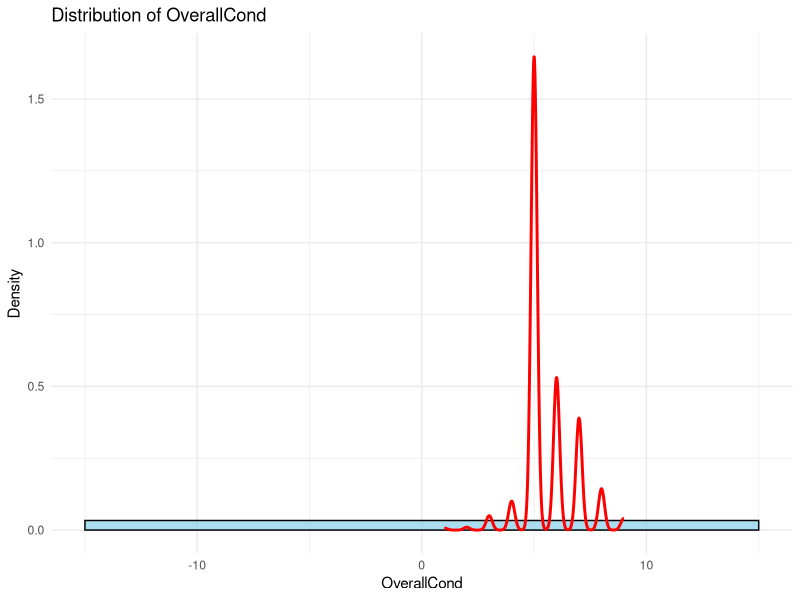
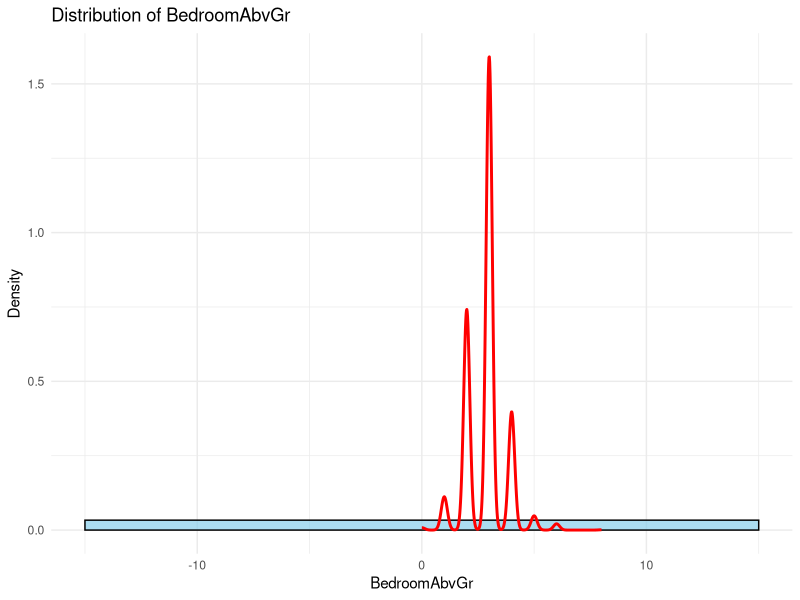
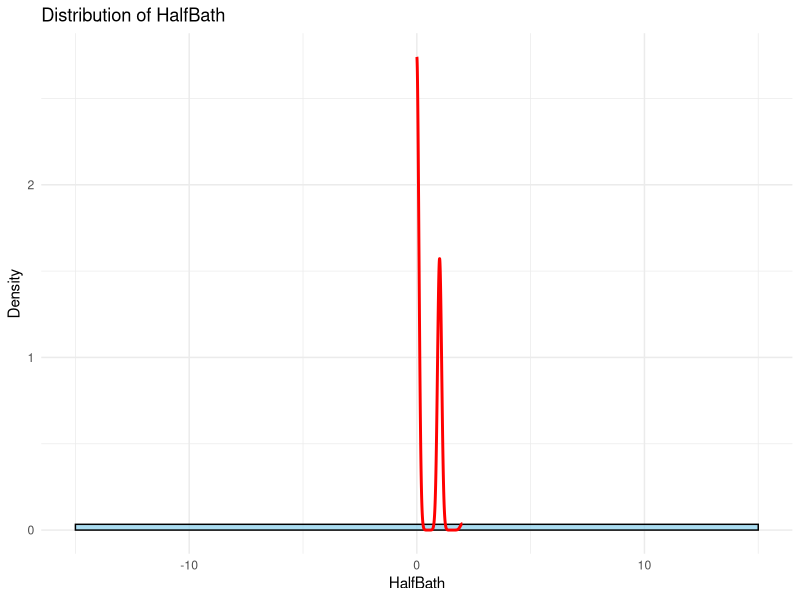
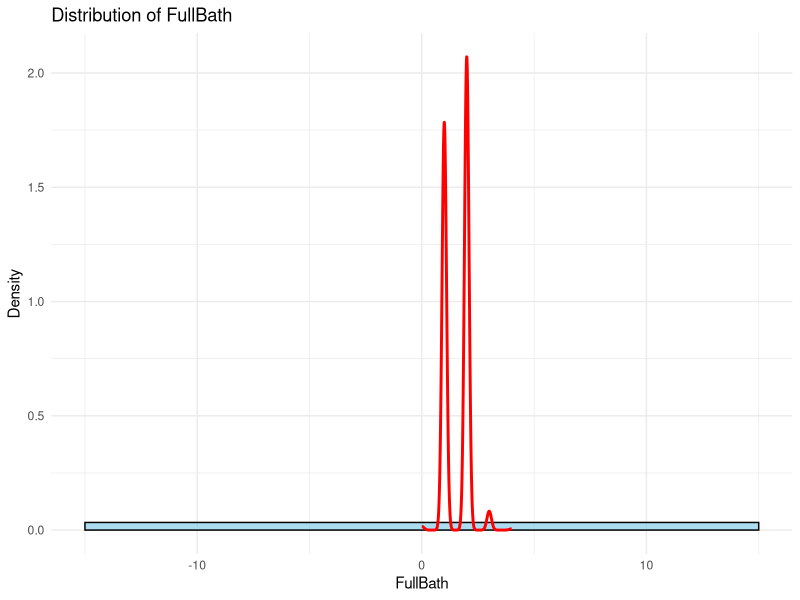
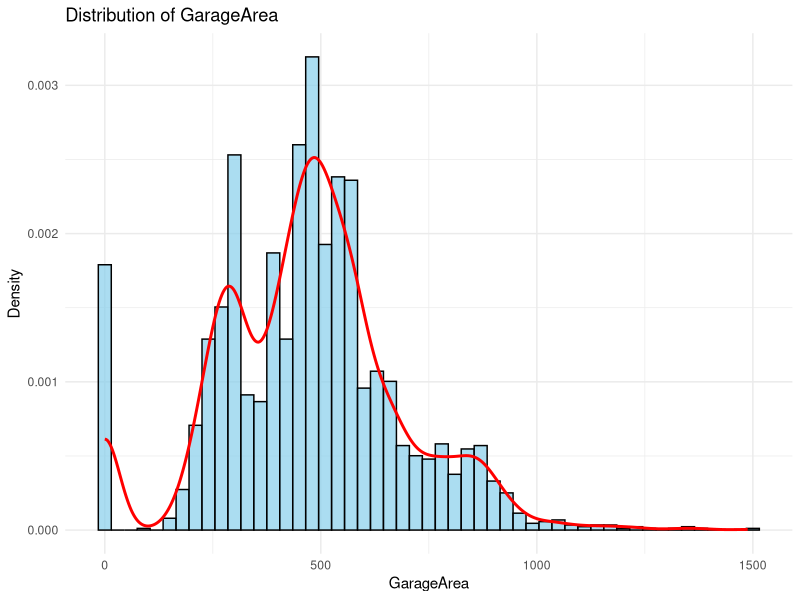
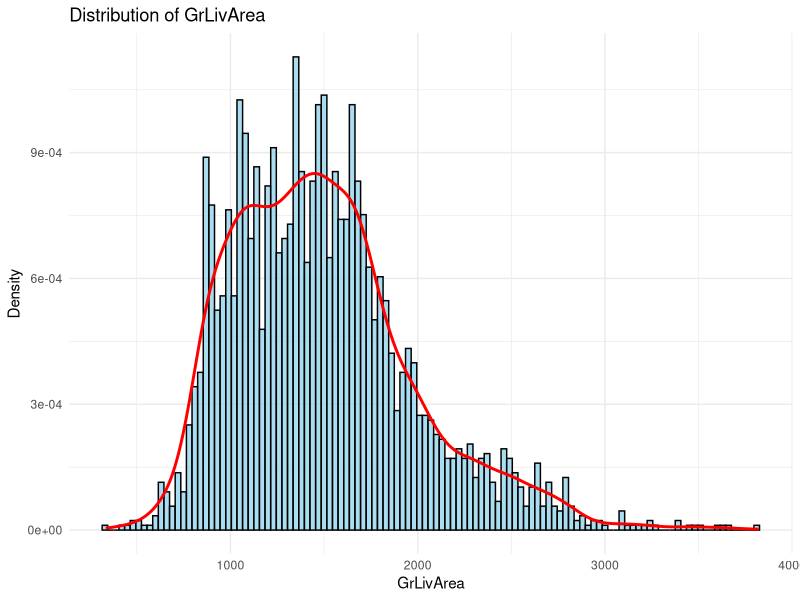
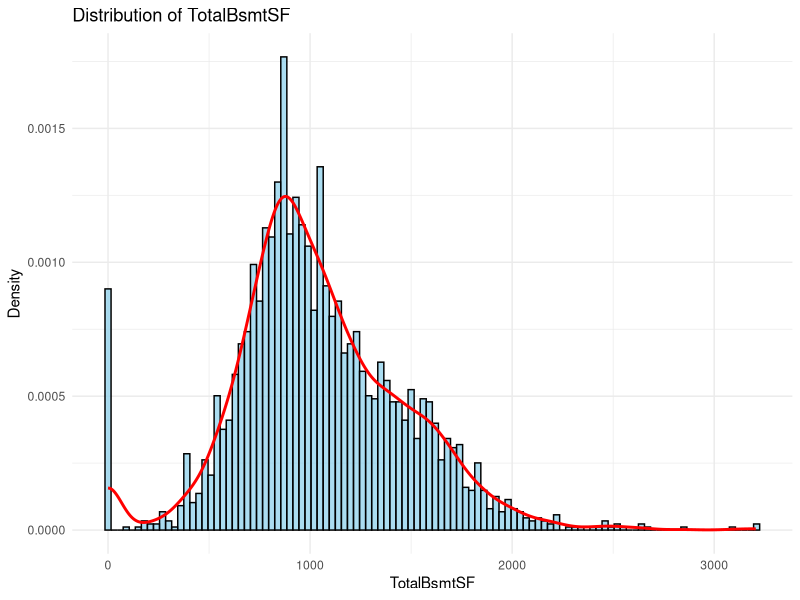
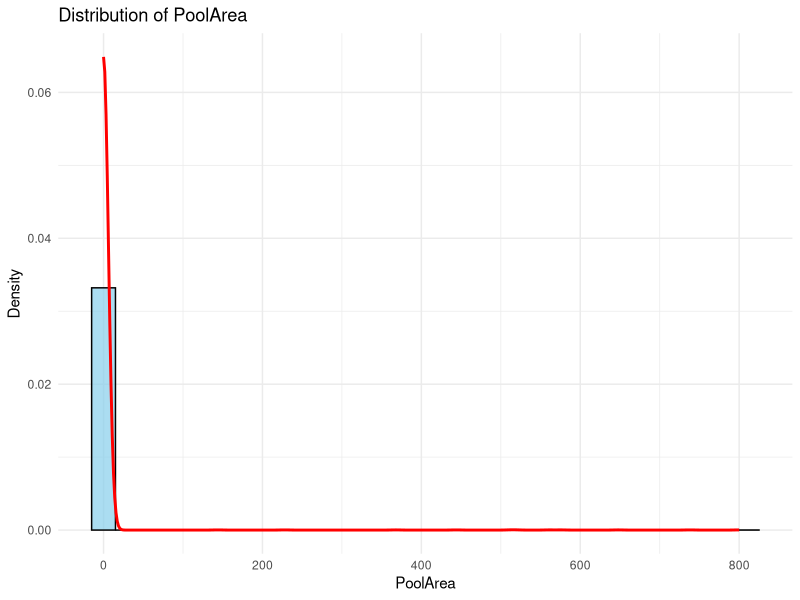

Reproduce these figures in R, in order.
## ---- chunk 1
# Load required package
library(readr)

# Read the CSV file
df <- read_csv("amesHousing2011.csv")

# Define the list of column names you're interested in
selected_columns <- c(
  "MSSubClass",
  "Neighborhood",
  "BldgType",
  "HouseStyle",
  "OverallCond",
  "KitchenQual",
  "BedroomAbvGr",
  "HalfBath",
  "FullBath",
  "GarageArea",
  "GrLivArea",
  "TotalBsmtSF",
  "PoolArea",
  "YearBuilt"
)

# Check and print whether each selected column is numerical or categorical
for (col in selected_columns) {
  if (!col %in% colnames(df)) {
    cat(col, "is NOT found in the dataset.\n")
  } else {
    col_data <- df[[col]]
    if (is.numeric(col_data)) {
      cat(col, "- Numerical\n")
    } else if (is.character(col_data) || is.factor(col_data)) {
      cat(col, "- Categorical\n")
    } else {
      cat(col, "- Other type\n")
    }
  }
}
## ---- chunk 2
# Load necessary libraries
library(readr)
library(ggplot2)
library(dplyr)

# Load the dataset
data <- read_csv("amesHousing2011.csv")

# Function to generate distribution plots for a list of numeric columns
plot_distributions <- function(data, columns) {
  for (col in columns) {
    if (is.numeric(data[[col]])) {
      print(
        ggplot(data, aes_string(x = col)) +
          geom_histogram(aes(y = ..density..), binwidth = 30, fill = "skyblue", color = "black", alpha = 0.7) +
          geom_density(color = "red", size = 1) +
          labs(
            title = paste("Distribution of", col),
            x = col,
            y = "Density"
          ) +
          theme_minimal()
      )
    } else {
      warning(paste("Skipping non-numeric column:", col))
    }
  }
}

# Example usage
columns_to_plot <- c("OverallCond", "BedroomAbvGr", "HalfBath", "FullBath", "GarageArea", "GrLivArea", "TotalBsmtSF", "PoolArea", "YearBuilt")
plot_distributions(data, columns_to_plot)
## ---- chunk 3
# Load required libraries
library(readr)   # for reading CSV files
library(dplyr)   # for data manipulation
library(tibble)  # for tidy output

# Load the dataset
ames_data <- read_csv("amesHousing2011.csv")

# Define the columns you want to analyze
columns_to_analyze <- c("OverallCond", "BedroomAbvGr", "HalfBath", "FullBath", 
                        "GarageArea", "GrLivArea", "TotalBsmtSF", "PoolArea", "YearBuilt")  # Change as needed

# Function to compute summary stats for one column
compute_stats <- function(df, col) {
  data <- df[[col]]
  tibble(
    Column = col,
    Mean = mean(data, na.rm = TRUE),
    Median = median(data, na.rm = TRUE),
    Variance = var(data, na.rm = TRUE),
    Std_Dev = sd(data, na.rm = TRUE)
  )
}

# Apply function to each column in the list and combine results
summary_table <- bind_rows(lapply(columns_to_analyze, function(col) {
  compute_stats(ames_data, col)
}))

# Print the results
print(summary_table)
## ---- chunk 4
library(readr)
library(dplyr)

# Load the dataset
df <- read_csv("amesHousing2011.csv")

# Function to compute coefficient of variation
compute_cv <- function(df, columns) {
  results <- data.frame(Column = character(), CV = numeric(), stringsAsFactors = FALSE)

  for (col_name in columns) {
    if (col_name %in% names(df) && is.numeric(df[[col_name]])) {
      mean_val <- mean(df[[col_name]], na.rm = TRUE)
      sd_val <- sd(df[[col_name]], na.rm = TRUE)
      if (mean_val != 0) {
        cv <- sd_val / abs(mean_val)
        results <- rbind(results, data.frame(Column = col_name, CV = cv))
      }
    }
  }

  results <- results %>% arrange(desc(CV))
  return(results)
}

# Columns to analyze
columns_to_analyze <- c("OverallCond", "BedroomAbvGr", "HalfBath", "FullBath", 
                        "GarageArea", "GrLivArea", "TotalBsmtSF", "PoolArea", "YearBuilt")

# Compute and print CV for each column
cv_table <- compute_cv(df, columns_to_analyze)
print(cv_table)
## ---- chunk 5
# Load required libraries
library(readr)
library(ggplot2)
library(dplyr)
library(gridExtra)

# Function to plot categorical distributions
plot_categorical_distributions <- function(df, columns) {
  plots <- list()

  for (col in columns) {
    if (col %in% names(df)) {
      if (is.character(df[[col]]) || is.factor(df[[col]])) {
        p <- ggplot(df, aes_string(x = col)) +
          geom_bar(fill = "steelblue", color = "black") +
          ggtitle(paste("Distribution of", col)) +
          theme_minimal() +
          theme(axis.text.x = element_text(angle = 45, hjust = 1))
        plots[[col]] <- p
      } else {
        warning(paste("Skipping", col, "- not a categorical column."))
      }
    } else {
      warning(paste("Column", col, "not found in the data frame."))
    }
  }

  if (length(plots) == 0) {
    message("No categorical columns to plot.")
  } else {
    # Show all plots, 2 per row
    grid.arrange(grobs = plots, ncol = 2)
  }
}

# Example usage:
df <- read_csv("amesHousing2011.csv")
cat_columns <- c("MSSubClass", "Neighborhood", "BldgType", "HouseStyle", "KitchenQual")
plot_categorical_distributions(df, cat_columns)
## ---- chunk 6
# Load required libraries
library(readr)
library(dplyr)

# Function to compute mode for a vector
get_mode <- function(x) {
  ux <- na.omit(unique(x))
  ux[which.max(tabulate(match(x, ux)))]
}

# Function to compute mode for each categorical column
compute_modes <- function(df, columns) {
  results <- data.frame(Column = character(), Mode = character(), stringsAsFactors = FALSE)

  for (col in columns) {
    if (col %in% names(df)) {
      if (is.character(df[[col]]) || is.factor(df[[col]])) {
        mode_value <- get_mode(df[[col]])
        results <- rbind(results, data.frame(Column = col, Mode = mode_value))
      } else {
        warning(paste("Skipping", col, "- not a categorical column."))
      }
    } else {
      warning(paste("Column", col, "not found in the data frame."))
    }
  }

  return(results)
}

# Example usage:
df <- read_csv("amesHousing2011.csv")
cat_columns <- c("MSSubClass", "Neighborhood", "BldgType", "HouseStyle", "KitchenQual")
mode_results <- compute_modes(df, cat_columns)
print(mode_results)
## ---- chunk 7
# Load required libraries
library(readr)
library(dplyr)

# Function to compute correlation matrix
compute_correlation_matrix <- function(df, columns, method = "pearson") {
  # Filter numeric columns only
  numeric_cols <- columns[sapply(df[columns], is.numeric)]
  
  if (length(numeric_cols) < 2) {
    stop("Need at least two numeric columns for correlation analysis.")
  }

  # Subset the data and drop rows with NAs
  data_subset <- df %>%
    select(all_of(numeric_cols)) %>%
    na.omit()

  # Compute correlation matrix
  cor_matrix <- cor(data_subset, method = method)
  return(cor_matrix)
}

# Example usage:
df <- read_csv("amesHousing2011.csv")
selected_columns <- c("OverallCond", "BedroomAbvGr", "HalfBath", "FullBath", "GarageArea", "GrLivArea", "TotalBsmtSF", "PoolArea", "YearBuilt", "SalePrice")
cor_matrix <- compute_correlation_matrix(df, selected_columns)
print(cor_matrix)
## ---- chunk 8
# Optional: Visualize correlation matrix
library(corrplot)
corrplot(cor_matrix, method = "color", addCoef.col = "black", tl.cex = 0.8)
## ---- chunk 9
# Load required libraries
library(readr)
library(GGally)
library(dplyr)

# Function to plot ggpairs for two columns
plot_ggpairs_two_columns <- function(df, col1, col2) {
  # Check if both columns exist and are numeric
  if (!(col1 %in% names(df)) || !(col2 %in% names(df))) {
    stop("One or both column names are not in the dataframe.")
  }

  if (!(is.numeric(df[[col1]]) && is.numeric(df[[col2]]))) {
    stop("Both columns must be numeric.")
  }

  # Subset and remove rows with NA
  data_subset <- df %>% select(all_of(c(col1, col2))) %>% na.omit()

  # Plot with ggpairs
  ggpairs(data_subset)
}

# Example usage:
df <- read_csv("amesHousing2011.csv")
plot_ggpairs_two_columns(df, "SalePrice", "GrLivArea")
## ---- chunk 10
# Load required libraries
library(readr)

# Function to generate cross tabulations for each unique pair of categorical columns
generate_cross_tabs <- function(df, columns) {
  # Filter to only columns that exist and are categorical
  valid_cols <- columns[columns %in% names(df) & sapply(df[columns], function(x) is.factor(x) || is.character(x))]
  
  if (length(valid_cols) < 2) {
    stop("Need at least two valid categorical columns.")
  }
  
  tab_list <- list()

  for (i in 1:(length(valid_cols) - 1)) {
    for (j in (i + 1):length(valid_cols)) {
      col1 <- valid_cols[i]
      col2 <- valid_cols[j]

      tab <- table(df[[col1]], df[[col2]])
      tab_name <- paste(col1, "vs", col2)
      cat("\n============================\n")
      cat("Cross-tabulation:", tab_name, "\n")
      print(tab)
      
      tab_list[[tab_name]] <- tab
    }
  }

  return(tab_list)
}

# Example usage:
df <- read_csv("amesHousing2011.csv")
cat_columns <- c("MSSubClass", "Neighborhood", "BldgType", "HouseStyle", "KitchenQual")
cross_tabs <- generate_cross_tabs(df, cat_columns)
## ---- chunk 11
# Load necessary libraries
library(readr)
library(dplyr)

# Load the dataset
df <- read_csv("amesHousing2011.csv")

# Define numerical and categorical columns of interest
numerical_columns <- c("OverallCond", "BedroomAbvGr", "HalfBath", "FullBath", "GarageArea", "GrLivArea", "TotalBsmtSF", "PoolArea", "YearBuilt")

categorical_columns <- c("MSSubClass", "Neighborhood", "BldgType", "HouseStyle", "KitchenQual")

# Convert categorical columns to factors
df <- df %>%
  mutate(across(all_of(categorical_columns), as.factor))

# Select only relevant columns + SalePrice
model_data <- df %>%
  select(SalePrice, all_of(numerical_columns), all_of(categorical_columns)) %>%
  na.omit()  # Remove rows with NA

# Build the formula: SalePrice ~ all predictors
formula_string <- paste("SalePrice ~", paste(c(numerical_columns, categorical_columns), collapse = " + "))
regression_formula <- as.formula(formula_string)

# Fit the regression model
model <- lm(regression_formula, data = model_data)

# Output the regression summary
summary(model)
## ---- chunk 12
# Load necessary libraries
library(readr)
library(dplyr)
library(stringr)

# Load the dataset
df <- read_csv("amesHousing2011.csv")

# Define columns
numeric_cols <- c("OverallCond", "BedroomAbvGr", "HalfBath", "FullBath", "GarageArea", "GrLivArea", "TotalBsmtSF", "PoolArea", "YearBuilt")

categorical_cols <- c("MSSubClass", "Neighborhood", "BldgType", "HouseStyle", "KitchenQual")

# Select and clean data
selected_cols <- c(numeric_cols, categorical_cols, "SalePrice")
model_data <- df %>%
  select(all_of(selected_cols)) %>%
  na.omit()

# Convert categorical variables to factors
model_data[categorical_cols] <- lapply(model_data[categorical_cols], factor)

# Create full model formula
full_formula <- as.formula(paste("SalePrice ~", paste(c(numeric_cols, categorical_cols), collapse = " + ")))

# Fit full model
full_model <- lm(full_formula, data = model_data)

# Extract summary
model_summary <- summary(full_model)

# Extract term names and p-values
coefs <- coef(model_summary)
p_values <- coefs[, "Pr(>|t|)"]
term_names <- names(p_values)

# Determine which terms have p-value < 0.05
significant_terms <- term_names[p_values < 0.05]

# Map indicator variables back to original categorical columns
sig_numeric <- intersect(numeric_cols, significant_terms)

sig_categorical <- categorical_cols[sapply(categorical_cols, function(cat_col) {
  any(str_detect(significant_terms, fixed(cat_col)))
})]

# Combine reduced set of predictors
reduced_predictors <- c(sig_numeric, sig_categorical)

# Print the reduced set
cat("✅ Reduced set of predictors (p < 0.05):\n")
print(reduced_predictors)

# Rebuild reduced model
reduced_formula <- as.formula(paste("SalePrice ~", paste(reduced_predictors, collapse = " + ")))
reduced_model <- lm(reduced_formula, data = model_data)

# Show summary of the reduced model
cat("\n📉 Summary of reduced model:\n")
summary(reduced_model)
## ---- chunk 13
# Load required libraries
library(readr)
library(dplyr)
library(stringr)

# Load the dataset
df <- read_csv("amesHousing2011.csv")

# Define columns
numeric_cols <- c("OverallCond", "BedroomAbvGr", "HalfBath", "FullBath", "GarageArea", "GrLivArea", "TotalBsmtSF", "PoolArea", "YearBuilt")

categorical_cols <- c("MSSubClass", "Neighborhood", "BldgType", "HouseStyle", "KitchenQual")

# Select and clean data
selected_cols <- c(numeric_cols, categorical_cols, "SalePrice")
model_data <- df %>%
  select(all_of(selected_cols)) %>%
  na.omit()

# Convert categorical variables to factors
model_data[categorical_cols] <- lapply(model_data[categorical_cols], factor)

# Build full model
full_formula <- as.formula(paste("SalePrice ~", paste(c(numeric_cols, categorical_cols), collapse = " + ")))
full_model <- lm(full_formula, data = model_data)
model_summary <- summary(full_model)

# Extract coefficients and p-values
coefs <- coef(model_summary)
p_values <- coefs[, "Pr(>|t|)"]
term_names <- names(p_values)

# Remove intercept
term_names <- term_names[term_names != "(Intercept)"]
p_values <- p_values[names(p_values) != "(Intercept)"]

# Create a data frame of term and p-value
pval_df <- data.frame(term = term_names, p_value = p_values, stringsAsFactors = FALSE)

# Map indicator terms back to original variables
map_to_original <- function(term) {
  for (cat in categorical_cols) {
    if (str_detect(term, fixed(cat))) return(cat)
  }
  return(term)
}

pval_df$original_var <- sapply(pval_df$term, map_to_original)

# For each original variable, take the smallest p-value of its indicators
reduced_df <- pval_df %>%
  group_by(original_var) %>%
  summarise(min_p = min(p_value)) %>%
  arrange(min_p)

# Select top 5 variables
top5_vars <- head(reduced_df$original_var, 5)

cat("🔍 Top 5 predictors by lowest p-value:\n")
print(top5_vars)

# Build reduced model
reduced_formula <- as.formula(paste("SalePrice ~", paste(top5_vars, collapse = " + ")))
reduced_model_5 <- lm(reduced_formula, data = model_data)

cat("\n📉 Summary of reduced model with top 5 predictors:\n")
summary(reduced_model_5)
## ---- chunk 14
plot(model)
## ---- chunk 15
plot(reduced_model)
## ---- chunk 16
plot(reduced_model_5)
## ---- chunk 17
# Load required libraries
library(ggplot2)
library(gridExtra)

# Define the function
plot_residual_diagnostics <- function(model) {
  # Extract residuals
  residuals <- resid(model)
  obs_order <- seq_along(residuals)

  # Histogram of residuals
  hist_plot <- ggplot(data.frame(residuals), aes(x = residuals)) +
    geom_histogram(bins = 30, fill = "skyblue", color = "black", alpha = 0.7) +
    geom_vline(xintercept = 0, color = "red", linetype = "dashed") +
    labs(title = "Histogram of Residuals", x = "Residual", y = "Frequency") +
    theme_minimal()

  # Residuals vs Order
  order_plot <- ggplot(data.frame(Order = obs_order, Residual = residuals), aes(x = Order, y = Residual)) +
    geom_point(color = "darkblue", alpha = 0.6) +
    geom_hline(yintercept = 0, color = "red", linetype = "dashed") +
    labs(title = "Residuals vs Order", x = "Observation Order", y = "Residual") +
    theme_minimal()

  # Display the plots side-by-side
  grid.arrange(hist_plot, order_plot, ncol = 2)
}

# Example usage:
# model <- lm(SalePrice ~ OverallQual + GrLivArea, data = df)
# plot_residual_diagnostics(model)
## ---- chunk 18
plot_residual_diagnostics(model)
## ---- chunk 19
plot_residual_diagnostics(reduced_model)
## ---- chunk 20
plot_residual_diagnostics(reduced_model_5)
## ---- chunk 21
# Load necessary libraries
library(readr)
library(dplyr)

# Load the dataset
df <- read_csv("amesHousing2011.csv")

# Define numerical and categorical columns of interest
numerical_columns <- c("GrLivArea", "YearBuilt")

categorical_columns <- c("MSSubClass", "Neighborhood", "KitchenQual", "ExterQual", "BsmtExposure")

# Convert categorical columns to factors
df <- df %>%
  mutate(across(all_of(categorical_columns), as.factor))

# Select only relevant columns + SalePrice
model_data <- df %>%
  select(SalePrice, all_of(numerical_columns), all_of(categorical_columns)) %>%
  na.omit()  # Remove rows with NA

# Build the formula: SalePrice ~ all predictors
formula_string <- paste("SalePrice ~", paste(c(numerical_columns, categorical_columns), collapse = " + "))
regression_formula <- as.formula(formula_string)

# Fit the regression model
suggested_model <- lm(regression_formula, data = model_data)

# Output the regression summary
summary(model)
